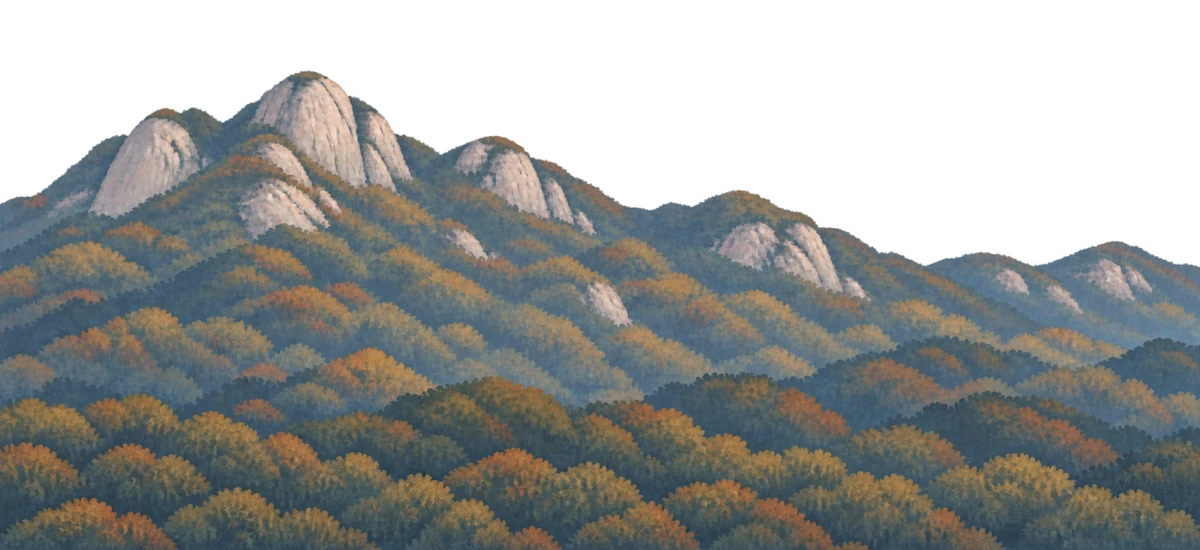
#> input picture web/r/scenery/mountain_far_autumn.webp, 1200 x 550 px, given in place of mountain-far-summer-v2.png, which was not available
$ python make_mountains.py ../web/r/scenery/mountain_far_autumn.webp
#> lines starting #> are read from the running program, lines starting #| are printed output that depends on the picture; after the words box and inside, x2 and y2 are one past the last pixel; in counts of white or black regions, pixels touching at a corner belong together; pictures that were not available may be replaced by others from this repository, and a replacement may not be noted
#!/usr/bin/env python3
"""창밖 산 그림(assets/scenery/mountain-far-*-v2.png, mountain-near-*-v3.png, MOUNTAIN_SPRITE_PLAN.md)을 웹용으로 바꾼다. WINDOW_PLAN_3.md 6장.

1. 알파 통일: 계절 사이에는 두 그림을 섞는다. 윤곽이 조금이라도 다르면 섞는 동안 능선이 두 겹으로 보이므로
   먼 산·가까운 산 각각 **여름 그림의 알파 하나**를 네 계절 모두에 쓴다.
   다른 계절의 색은 그 계절 그림에서 가져오고, 여름에만 칠해진 곳은 가장 가까운 그 계절 색으로 번져 채운다.
2. 색 번지기: 반투명 가장자리의 색이 투명 쪽(검정)에 끌려 어두운 테가 생기지 않게, 투명·반투명 픽셀의 색을 가까운 불투명 색으로.
3. 줄이기: 2400×1100 → 1200×550 (방에서 680×312로 그려짐. 고해상도 화면 2배까지 충분), 알파 포함 webp.
4. 확인: 계절별 윤곽 차이(캔버스 px)와 웹용 파일 크기를 출력. --show 면 assets/references/mountain-check-v1.png
   (네 계절 + 눈 모자를 하늘색 바탕에 겹친 그림)

쓰는 법:  python3 tools/make_mountains.py [--show]   (고양시 폴더에서) → web/r/scenery/mountain_{far,near}_{spring,summer,autumn,winter}.webp, mountain_far_snowcap.webp
"""
import os, sys
import numpy as np
from PIL import Image
from scipy import ndimage as nd

HERE = os.path.dirname(os.path.abspath(__file__))
SRC = os.path.join(HERE, '..', 'assets', 'scenery')
DST = os.path.join(HERE, '..', 'web', 'r', 'scenery')
VER = {'far': 'v2', 'near': 'v3'}  # 그림 판: 가까운 산은 2026-10-16 v3(방 그림체로 다시 그림), 먼 산은 v2
SEASONS = ('spring', 'summer', 'autumn', 'winter')
OUT_W, OUT_H = 1200, 550


def load(name):
#> called with name = 'far-summer'
    return np.array(Image.open(os.path.join(SRC, f'mountain-{name}-{VER[name.split("-")[0]]}.png')).convert('RGBA'))
#> returned value is the input picture: shape (550, 1200, 4); mean R, G, B, A 104.8, 106.6, 103.8, 168.2


def bleed(rgb, solid):
    if solid.all():
        return rgb
    _, (iy, ix) = nd.distance_transform_edt(~solid, return_indices=True)
    return rgb[iy, ix]


def save(arr, key):
    im = Image.fromarray(arr, 'RGBA').convert('RGBa').resize((OUT_W, OUT_H), Image.LANCZOS).convert('RGBA')
    a = np.array(im)
    a[..., :3] = bleed(a[..., :3], a[..., 3] >= 250)  # 줄인 뒤에도 가장자리 색이 어둡지 않게
    path = os.path.join(DST, key + '.webp')
    Image.fromarray(a).save(path, 'WEBP', quality=88, alpha_quality=100, method=6)
    return os.path.getsize(path)


os.makedirs(DST, exist_ok=True)
total = 0
for layer in ('far', 'near'):
    base = load(f'{layer}-summer')
    alpha = base[..., 3]
    solid = alpha >= 250
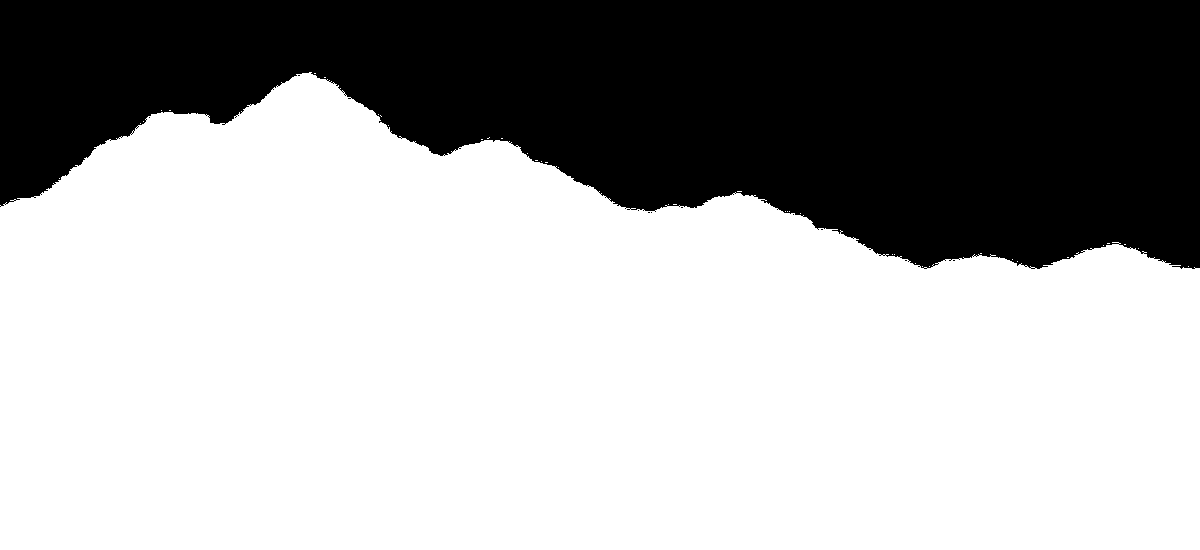
#> solid: shape (550, 1200) bool; 66% white; 11 black regions (10 under 20 px), largest, box (x1, y1, x2, y2) and area: (0, 0, 1200, 269) 224206
    edge = solid ^ nd.binary_erosion(solid)
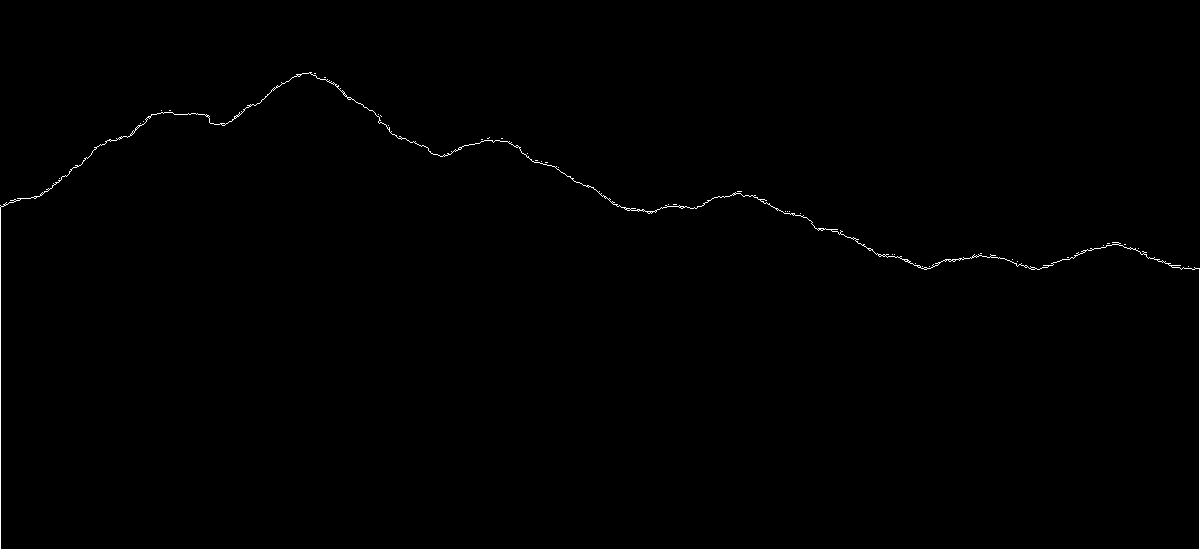
#> edge: shape (550, 1200) bool; 0.53% white in thin lines or dots, all inside (x1, y1, x2, y2) = (0, 72, 1200, 550)
    dist = nd.distance_transform_edt(~edge)
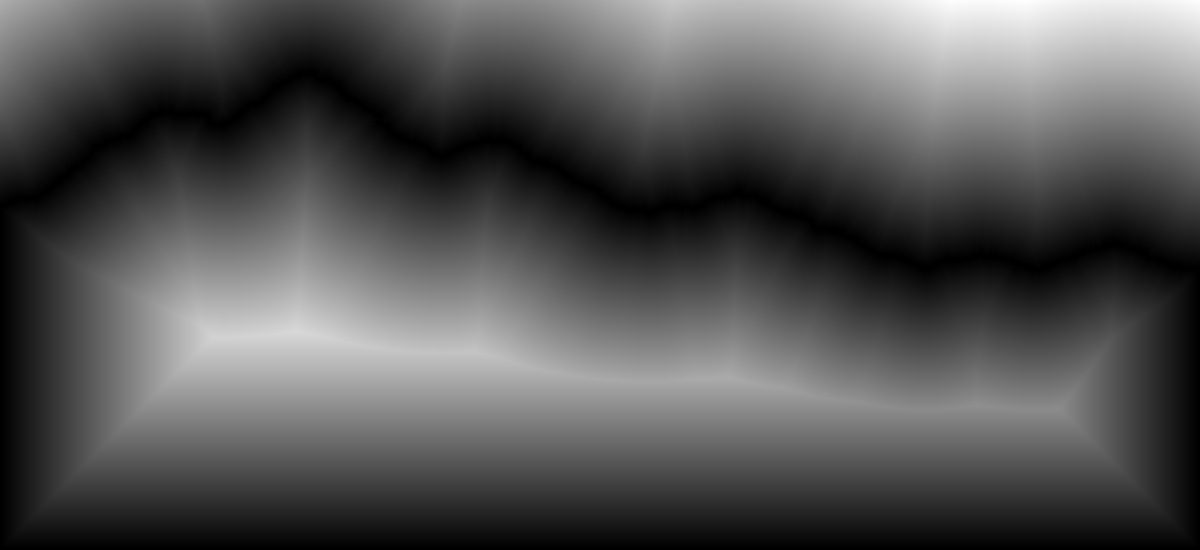
#> dist: shape (550, 1200) float64; min 0, max 256.4, mean 85.3; drawn with min black and max white
    for s in SEASONS:
        im = base if s == 'summer' else load(f'{layer}-{s}')
#> call 2 of load, with name = 'far-spring'
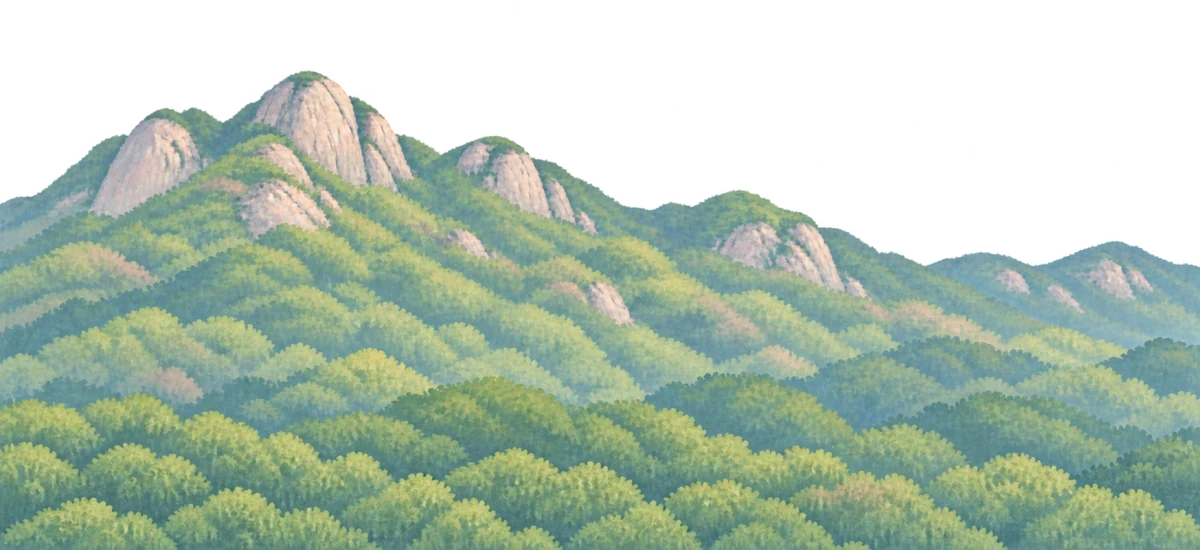
#> input picture web/r/scenery/mountain_far_spring.webp, 1200 x 550 px, given in place of mountain-far-spring-v2.png, which was not available
#> in load, returned value is the input picture: shape (550, 1200, 4); mean R, G, B, A 133.1, 162, 140.9, 168.2
        own = im[..., 3] >= 128
#> own: shape (550, 1200) bool; 66.5% white; 1 black region, box (x1, y1, x2, y2) and area: (0, 0, 1200, 267) 221016
        diff = own ^ (alpha >= 128)
#> diff: shape (550, 1200) bool; every value is 0
        far = dist[diff].max() if diff.any() else 0
#> far = 0
        rgb = bleed(im[..., :3], im[..., 3] >= 250)  # 이 계절 색을 여름 알파 안까지 번진다
#> in bleed, `_, (iy, ix) = nd.distance_transform_edt(~solid, return_indices=True)`:
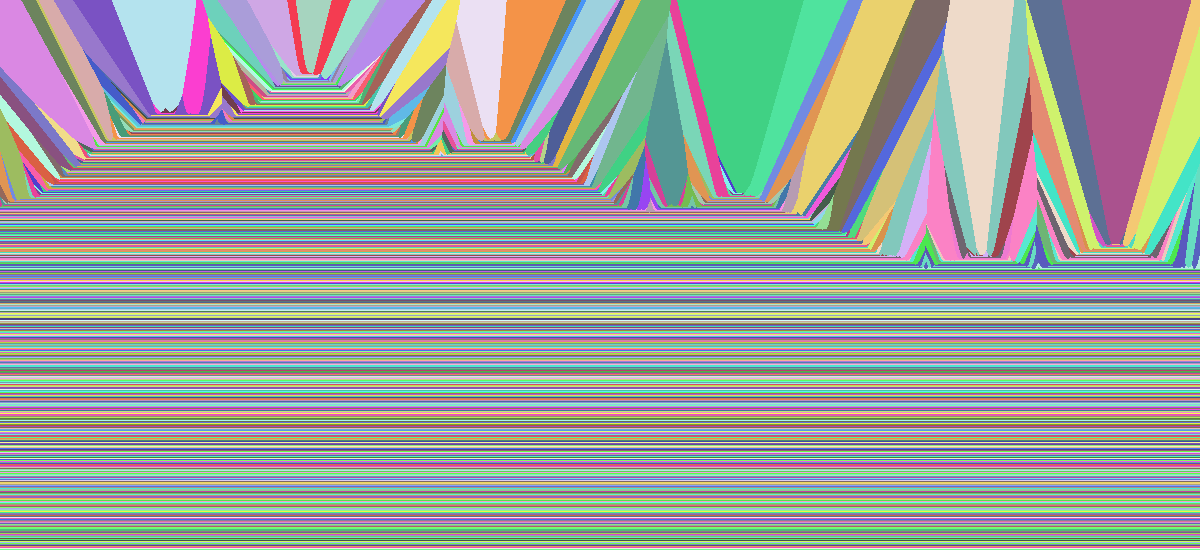
#> iy: shape (550, 1200) int32; 478 distinct labels, from 72 to 549; one colour per label, 0 black
#> in bleed, `_, (iy, ix) = nd.distance_transform_edt(~solid, return_indices=True)`:
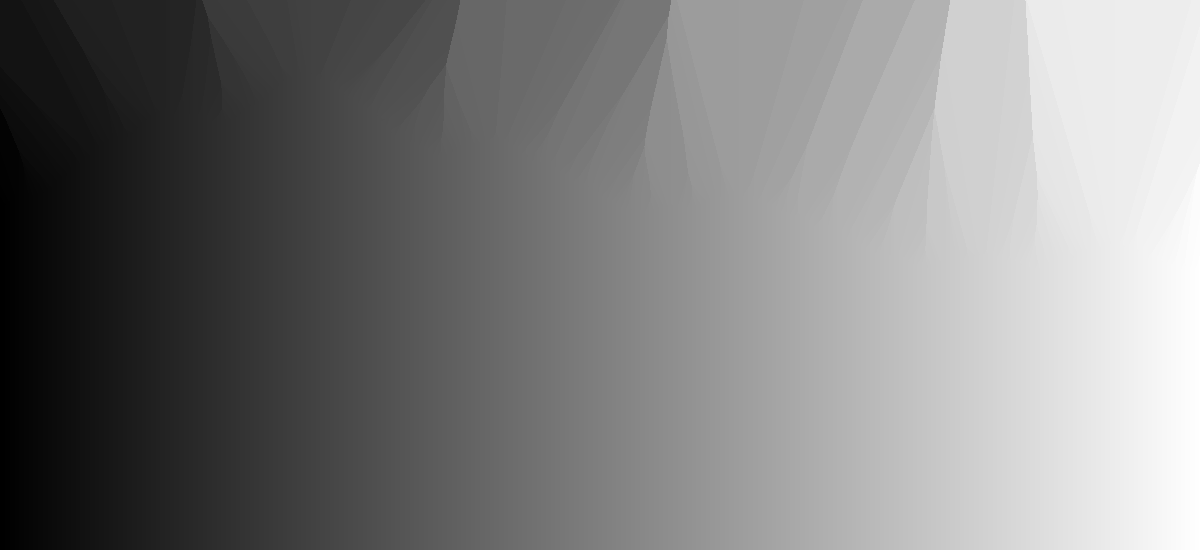
#> ix: shape (550, 1200) int32; min 0, max 1199, mean 596.7; drawn with min black and max white
#> in bleed, `return rgb[iy, ix]`:
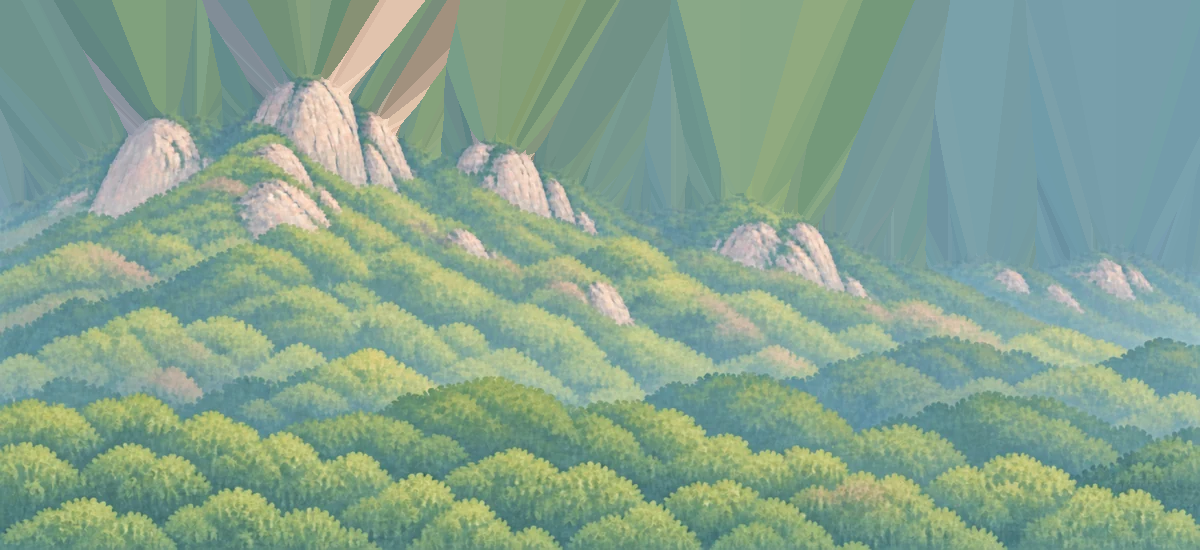
#> returned value: shape (550, 1200, 3); mean of channels 0, 1, 2 134, 163, 143.1; drawn as R, G, B
        out = np.dstack([rgb, alpha])
        size = save(out, f'mountain_{layer}_{s}')
#> size = 101504
        total += size
#> total = 101504
        print(f'mountain_{layer}_{s}.webp  {size // 1024}KB  윤곽 차이 {int(diff.sum())}px, 최대 {far:.0f}px → 여름 알파로 맞춤')
#| mountain_far_spring.webp  99KB  윤곽 차이 0px, 최대 0px → 여름 알파로 맞춤
#> (the run stopped early here; a loop or call above may not have finished)
